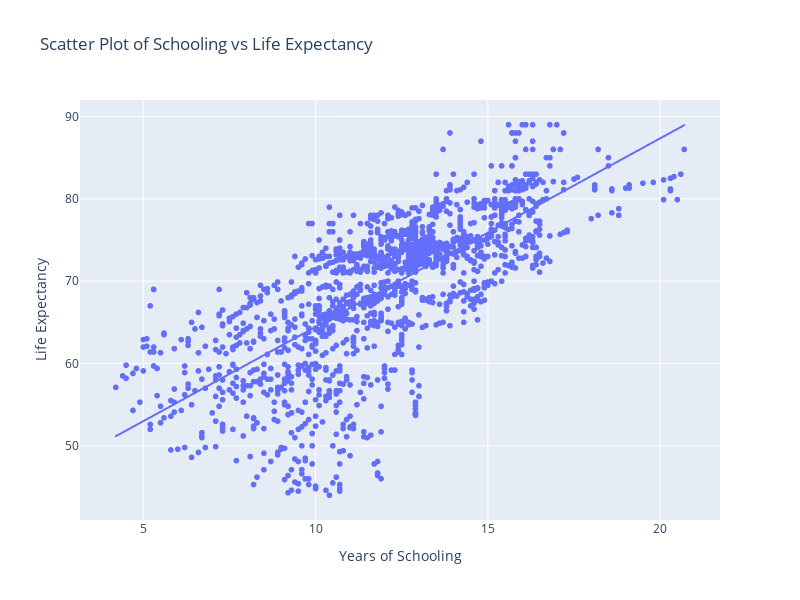

This figure's notebook cell:
### Code cell
fig = px.scatter(df, x='Schooling', y='Life expectancy ', trendline="ols",title='Scatter Plot of Schooling vs Life Expectancy',labels={'Schooling': 'Years of Schooling', 'Life expectancy ': 'Life Expectancy'})

fig.update_layout(
    xaxis_title='Years of Schooling',
    yaxis_title='Life Expectancy',
    width=800,
    height=600,
)
fig.show()

### Figure 1 — Plotly figure (JSON) as saved in the notebook; plotly's stock layout.template omitted (floating-point values rounded to 4 significant figures; data arrays with more than 128 entries replaced by an {"elided": "..."} marker saying what was removed)
{"data": [{"hovertemplate": "Years of Schooling=%{x}<br>Life Expectancy=%{y}<extra></extra>", "legendgroup": "", "marker": {"color": "#636efa", "symbol": "circle"}, "mode": "markers", "name": "", "showlegend": false, "type": "scattergl", "x": {"elided": "1649 float values"}, "xaxis": "x", "y": {"elided": "1649 float values"}, "yaxis": "y"}, {"hovertemplate": "<b>OLS trendline</b><br>Life expectancy  = 2.28979 * Schooling + 41.5503<br>R<sup>2</sup>=0.529445<br><br>Years of Schooling=%{x}<br>Life Expectancy=%{y} <b>(trend)</b><extra></extra>", "legendgroup": "", "marker": {"color": "#636efa", "symbol": "circle"}, "mode": "lines", "name": "", "showlegend": false, "type": "scattergl", "x": {"elided": "1649 float values"}, "xaxis": "x", "y": {"elided": "1649 float values"}, "yaxis": "y"}], "layout": {"height": 600, "legend": {"tracegroupgap": 0}, "title": {"text": "Scatter Plot of Schooling vs Life Expectancy"}, "width": 800, "xaxis": {"anchor": "y", "domain": [0, 1], "title": {"text": "Years of Schooling"}}, "yaxis": {"anchor": "x", "domain": [0, 1], "title": {"text": "Life Expectancy"}}}}
